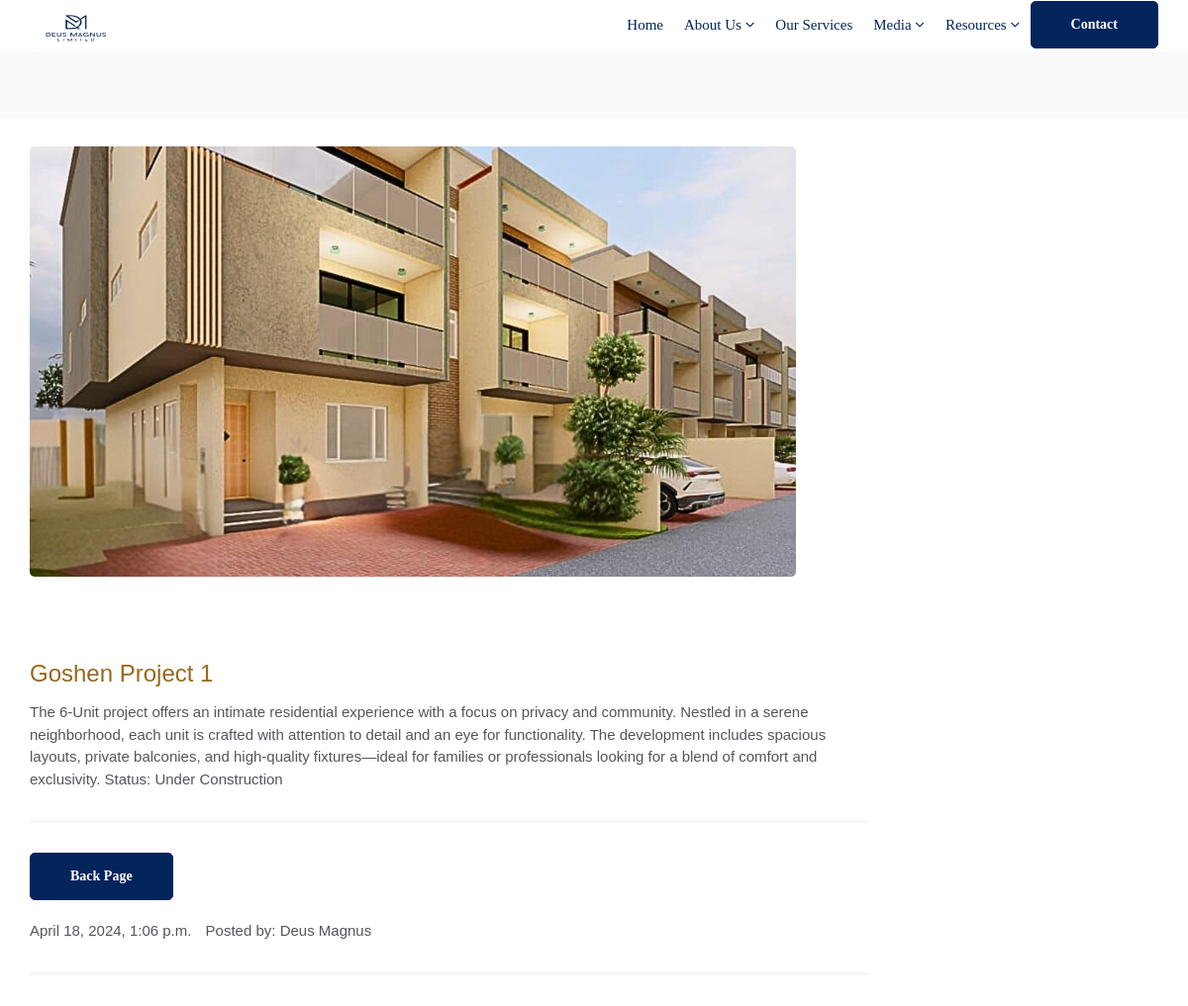
The page /article2/1/ (upper part) on the database as committed earlier.
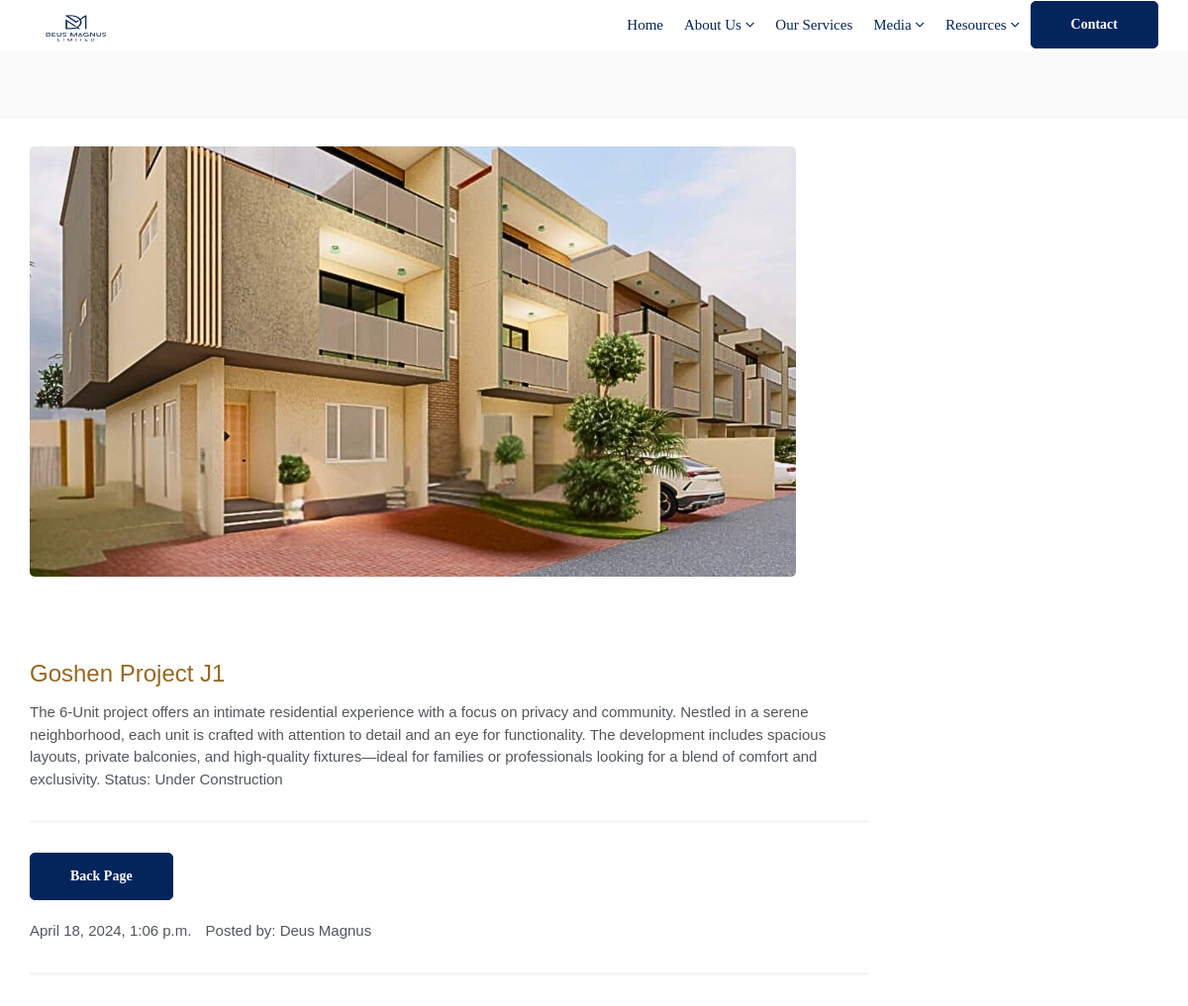
The same page on the database as committed later.
### deus_magnus/models.py (models this page shows, shortened)
class SecondDeusMagnusMainPicturePost(models.Model):
    second_deus_magnus_title = models.CharField(max_length=255, blank=True, null=True)
    second_deus_magnus_status = models.CharField(max_length=255, blank=True, null=True)
    second_deus_magnus_description = models.TextField()
    second_deus_magnus_slug = models.SlugField (max_length=255,blank=True, null=True)
    second_deus_magnus_img = models.ImageField(upload_to='images/')
    second_deus_magnus_publish_date = models.DateTimeField (auto_now_add= True)
    second_deus_magnus_author = models.ForeignKey(User, on_delete=models.CASCADE)
    class Meta:
        ordering =['second_deus_magnus_publish_date']

### deus_magnus/views.py (the view, shortened to what this page needs)
# urls.py: path('article2/<int:pk>/', SecondConstructionDetailViewArticleDetailView.as_view(), name="second_detail"),
class SecondConstructionDetailViewArticleDetailView(DetailView):
    model = SecondDeusMagnusMainPicturePost
    template_name = 'deus_magnus/second_article_detail.html'
    context_object_name = 'second_construction'
    def get_context_data(self, **kwargs):
        context = super().get_context_data(**kwargs)
        context['subs'] = SubPicture_1.objects.all()
        return context

### templates/deus_magnus/second_article_detail.html (shortened to what this page needs)
{% extends "base.html" %}
{% load static %}
{% block content%}
<br><br><br>
<section class="section">
    <div class="container">
        <div class=" ">
            <div class="row">
                <div class="col-md-9 shop-media">
                    <div class="row">
                        <div class="col-md-11">
                            <div class="image-wrap entry">
                                {% if object.second_deus_magnus_img %}
                                <img src="{{ object.second_deus_magnus_img.url }}"style="border-radius:5px;" alt="" class="img-responsive">
                                {% endif %}
                            </div>
                        </div>
                    </div>
                </div>
                <div class="col-md-9">
                    <div class="shop-desc">
                        <h3 style="color: #98681e;">{{ object.second_deus_magnus_title }}</h3>
                        <p>{{ object.second_deus_magnus_description }}</p>
                        <div class="shop-meta">
                            <div class="btn-wrapper">
                                <a href=""onclick="history.back(); return false;" class="btn btn-primary"style="border-radius: 5px;font-family: Georgia;">Back Page</a>
                            </div>
                            <ul class="list-inline">
                                <li>{{ object.second_deus_magnus_publish_date }}</li>
                                <li>Posted by: Deus Magnus</li>
                            </ul>
                        </div>
                    </div>
                </div>
            </div>
    </div>
</section>
{% endblock %}

Rows that differ between the two databases and show on the page:
changed SecondDeusMagnusMainPicturePost: second_deus_magnus_title "Goshen Project 1" → "Goshen Project J1"
